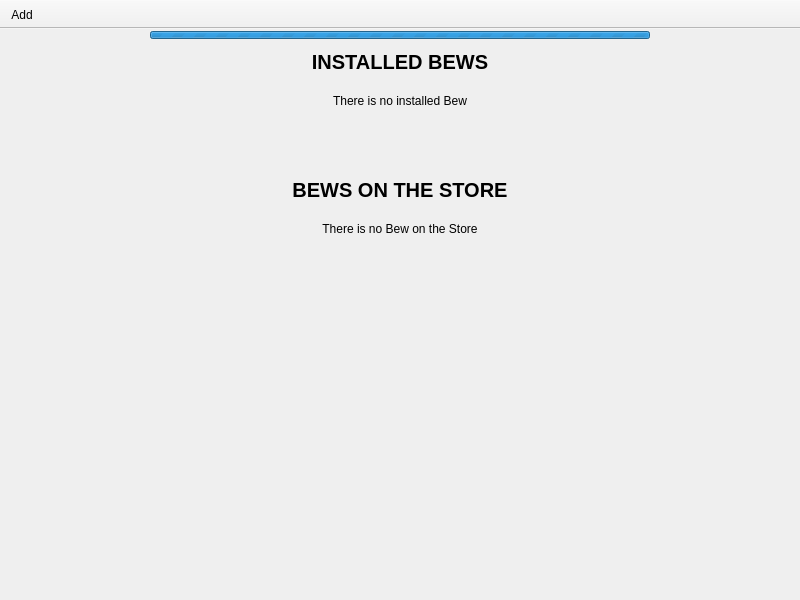
<?xml version="1.0" encoding="UTF-8"?>
<ui version="4.0">
 <class>BewStore</class>
 <widget class="QMainWindow" name="BewStore">
  <property name="geometry">
   <rect>
    <x>0</x>
    <y>0</y>
    <width>800</width>
    <height>600</height>
   </rect>
  </property>
  <property name="windowTitle">
   <string>Bew Store</string>
  </property>
  <widget class="QWidget" name="centralwidget">
   <property name="autoFillBackground">
    <bool>true</bool>
   </property>
   <layout class="QVBoxLayout" name="verticalLayout">
    <property name="spacing">
     <number>0</number>
    </property>
    <property name="leftMargin">
     <number>10</number>
    </property>
    <property name="topMargin">
     <number>0</number>
    </property>
    <property name="rightMargin">
     <number>10</number>
    </property>
    <property name="bottomMargin">
     <number>0</number>
    </property>
    <item>
     <widget class="QWidget" name="progressArea" native="true">
      <property name="minimumSize">
       <size>
        <width>0</width>
        <height>12</height>
       </size>
      </property>
      <layout class="QHBoxLayout" name="horizontalLayout">
       <property name="leftMargin">
        <number>0</number>
       </property>
       <property name="topMargin">
        <number>0</number>
       </property>
       <property name="rightMargin">
        <number>0</number>
       </property>
       <property name="bottomMargin">
        <number>0</number>
       </property>
       <item>
        <widget class="QProgressBar" name="progressBar">
         <property name="maximumSize">
          <size>
           <width>500</width>
           <height>8</height>
          </size>
         </property>
         <property name="maximum">
          <number>0</number>
         </property>
         <property name="value">
          <number>0</number>
         </property>
         <property name="textVisible">
          <bool>false</bool>
         </property>
        </widget>
       </item>
      </layout>
     </widget>
    </item>
    <item>
     <widget class="QScrollArea" name="scrollArea">
      <property name="frameShape">
       <enum>QFrame::NoFrame</enum>
      </property>
      <property name="frameShadow">
       <enum>QFrame::Plain</enum>
      </property>
      <property name="widgetResizable">
       <bool>true</bool>
      </property>
      <widget class="QWidget" name="scrollAreaWidgetContents">
       <property name="geometry">
        <rect>
         <x>0</x>
         <y>0</y>
         <width>780</width>
         <height>549</height>
        </rect>
       </property>
       <layout class="QVBoxLayout" name="verticalLayout_2">
        <item>
         <widget class="QWidget" name="store" native="true">
          <layout class="QVBoxLayout" name="verticalLayout_3">
           <property name="spacing">
            <number>20</number>
           </property>
           <property name="leftMargin">
            <number>0</number>
           </property>
           <property name="topMargin">
            <number>0</number>
           </property>
           <property name="rightMargin">
            <number>0</number>
           </property>
           <property name="bottomMargin">
            <number>0</number>
           </property>
           <item>
            <widget class="QLabel" name="label">
             <property name="font">
              <font>
               <pointsize>15</pointsize>
               <bold>true</bold>
              </font>
             </property>
             <property name="text">
              <string>INSTALLED BEWS</string>
             </property>
             <property name="alignment">
              <set>Qt::AlignCenter</set>
             </property>
            </widget>
           </item>
           <item>
            <widget class="QLabel" name="no_installed_bew">
             <property name="text">
              <string>There is no installed Bew</string>
             </property>
             <property name="alignment">
              <set>Qt::AlignCenter</set>
             </property>
            </widget>
           </item>
           <item>
            <layout class="QGridLayout" name="installedsGrid"/>
           </item>
           <item>
            <spacer name="verticalSpacer_2">
             <property name="orientation">
              <enum>Qt::Vertical</enum>
             </property>
             <property name="sizeType">
              <enum>QSizePolicy::Fixed</enum>
             </property>
             <property name="sizeHint" stdset="0">
              <size>
               <width>20</width>
               <height>50</height>
              </size>
             </property>
            </spacer>
           </item>
           <item>
            <widget class="QLabel" name="label_2">
             <property name="font">
              <font>
               <pointsize>15</pointsize>
               <bold>true</bold>
              </font>
             </property>
             <property name="text">
              <string>BEWS ON THE STORE</string>
             </property>
             <property name="alignment">
              <set>Qt::AlignCenter</set>
             </property>
            </widget>
           </item>
           <item>
            <widget class="QLabel" name="no_store_bew">
             <property name="text">
              <string>There is no Bew on the Store</string>
             </property>
             <property name="alignment">
              <set>Qt::AlignCenter</set>
             </property>
            </widget>
           </item>
           <item>
            <layout class="QGridLayout" name="storeGrid"/>
           </item>
           <item>
            <spacer name="verticalSpacer">
             <property name="orientation">
              <enum>Qt::Vertical</enum>
             </property>
             <property name="sizeHint" stdset="0">
              <size>
               <width>20</width>
               <height>40</height>
              </size>
             </property>
            </spacer>
           </item>
          </layout>
         </widget>
        </item>
       </layout>
      </widget>
     </widget>
    </item>
   </layout>
  </widget>
  <widget class="QToolBar" name="toolBar">
   <property name="windowTitle">
    <string>toolBar</string>
   </property>
   <property name="movable">
    <bool>false</bool>
   </property>
   <property name="toolButtonStyle">
    <enum>Qt::ToolButtonTextBesideIcon</enum>
   </property>
   <attribute name="toolBarArea">
    <enum>TopToolBarArea</enum>
   </attribute>
   <attribute name="toolBarBreak">
    <bool>false</bool>
   </attribute>
   <addaction name="actionAdd"/>
  </widget>
  <action name="actionAdd">
   <property name="icon">
    <iconset theme="list-add"/>
   </property>
   <property name="text">
    <string>Add</string>
   </property>
   <property name="menuRole">
    <enum>QAction::NoRole</enum>
   </property>
  </action>
  <action name="actionSettings">
   <property name="icon">
    <iconset theme="preferences-system"/>
   </property>
   <property name="text">
    <string>Settings</string>
   </property>
   <property name="menuRole">
    <enum>QAction::NoRole</enum>
   </property>
  </action>
  <action name="actionDonate">
   <property name="icon">
    <iconset theme="applications-engineering"/>
   </property>
   <property name="text">
    <string>Donate</string>
   </property>
   <property name="menuRole">
    <enum>QAction::NoRole</enum>
   </property>
  </action>
 </widget>
 <resources/>
 <connections/>
</ui>
